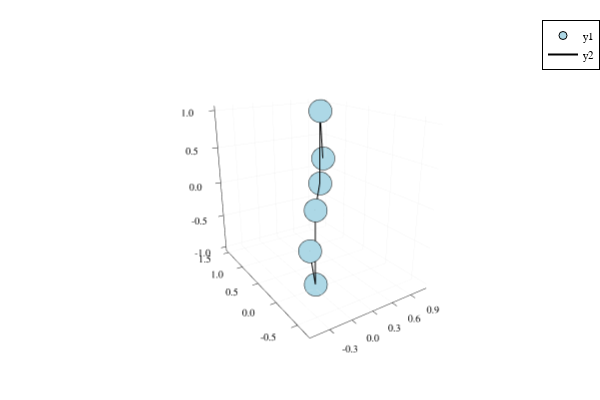

Source (notebook cell):
### Code cell
p = plot()
plotChain!(lastQ,"lightblue")
p

### Figure 1 — Plotly figure (JSON) as saved in the notebook; plotly's stock layout.template omitted (floating-point values rounded to 4 significant figures)
{"data": [{"colorbar": {"title": {"text": ""}}, "legendgroup": "y1", "marker": {"color": "rgba(173, 216, 230, 1.000)", "line": {"color": "rgba(0, 0, 0, 1)", "width": 1}, "size": 8, "symbol": "circle"}, "mode": "markers", "name": "y1", "scene": "scene", "showlegend": true, "type": "scatter3d", "x": [-0.5056, 0, 0, 0.5931, 0.593, 1.121], "xaxis": "x", "y": [-0.6864, 0, 0, 0.8052, 0.8052, 1.522], "yaxis": "y", "z": [-0.08587, -1.0, 0, -5.209e-15, 1.0, 0.1222], "zaxis": "z", "zmax": null, "zmin": null}, {"colorbar": {"title": {"text": ""}}, "legendgroup": "y2", "line": {"color": "rgba(0, 0, 0, 1)", "dash": "solid", "shape": "linear", "width": 2}, "mode": "lines", "name": "y2", "scene": "scene", "showlegend": true, "type": "scatter3d", "x": [-0.5056, 0, 0, 0.5931, 0.593, 1.121], "xaxis": "x", "y": [-0.6864, 0, 0, 0.8052, 0.8052, 1.522], "yaxis": "y", "z": [-0.08587, -1.0, 0, -5.209e-15, 1.0, 0.1222], "zaxis": "z", "zmax": null, "zmin": null}], "layout": {"annotations": [], "height": 400, "legend": {"bgcolor": "rgba(255, 255, 255, 1.000)", "bordercolor": "rgba(0, 0, 0, 1)", "borderwidth": 1, "font": {"color": "rgba(0, 0, 0, 1)", "family": "sans-serif", "size": 11}, "title": {"font": {"color": "rgba(0, 0, 0, 1)", "family": "sans-serif", "size": 15}, "text": ""}, "tracegroupgap": 0, "traceorder": "normal", "x": 1, "xanchor": "auto", "y": 1, "yanchor": "auto"}, "margin": {"b": 20, "l": 0, "r": 0, "t": 20}, "paper_bgcolor": "rgba(255, 255, 255, 1.000)", "plot_bgcolor": "rgba(255, 255, 255, 1.000)", "scene": {"aspectmode": "auto", "aspectratio": {"x": 0.843, "y": 1.144, "z": 1.037}, "camera": {"center": {"x": 0, "y": 0, "z": 0}, "eye": {"x": -1.332, "y": -2.048, "z": 0.8908}, "projection": {"type": "perspective"}, "up": {"x": 0, "y": 0, "z": 1}}, "domain": {"x": [0.06582, 0.9934], "y": [0.03762, 0.9902]}, "xaxis": {"gridcolor": "rgba(0, 0, 0, 0.1)", "gridwidth": 0.5, "linecolor": "rgba(0, 0, 0, 1)", "mirror": false, "range": [-0.5544, 1.17], "showgrid": true, "showline": true, "showticklabels": true, "tickangle": 0, "tickcolor": "rgb(0, 0, 0)", "tickfont": {"color": "rgba(0, 0, 0, 1)", "family": "sans-serif", "size": 11}, "tickmode": "array", "ticks": "inside", "ticktext": ["-0.3", "0.0", "0.3", "0.6", "0.9"], "tickvals": [-0.3, 0, 0.3, 0.6, 0.9], "title": {"font": {"color": "rgba(0, 0, 0, 1)", "family": "sans-serif", "size": 15}, "text": ""}, "type": "linear", "visible": true, "zeroline": false, "zerolinecolor": "rgba(0, 0, 0, 1)"}, "yaxis": {"gridcolor": "rgba(0, 0, 0, 0.1)", "gridwidth": 0.5, "linecolor": "rgba(0, 0, 0, 1)", "mirror": false, "range": [-0.7527, 1.588], "showgrid": true, "showline": true, "showticklabels": true, "tickangle": 0, "tickcolor": "rgb(0, 0, 0)", "tickfont": {"color": "rgba(0, 0, 0, 1)", "family": "sans-serif", "size": 11}, "tickmode": "array", "ticks": "inside", "ticktext": ["-0.5", "0.0", "0.5", "1.0", "1.5"], "tickvals": [-0.5, 0, 0.5, 1, 1.5], "title": {"font": {"color": "rgba(0, 0, 0, 1)", "family": "sans-serif", "size": 15}, "text": ""}, "type": "linear", "visible": true, "zeroline": false, "zerolinecolor": "rgba(0, 0, 0, 1)"}, "zaxis": {"gridcolor": "rgba(0, 0, 0, 0.1)", "gridwidth": 0.5, "linecolor": "rgba(0, 0, 0, 1)", "mirror": false, "range": [-1.06, 1.06], "showgrid": true, "showline": true, "showticklabels": true, "tickangle": 0, "tickcolor": "rgb(0, 0, 0)", "tickfont": {"color": "rgba(0, 0, 0, 1)", "family": "sans-serif", "size": 11}, "tickmode": "array", "ticks": "inside", "ticktext": ["-1.0", "-0.5", "0.0", "0.5", "1.0"], "tickvals": [-1, -0.5, 0, 0.5, 1], "title": {"font": {"color": "rgba(0, 0, 0, 1)", "family": "sans-serif", "size": 15}, "text": ""}, "type": "linear", "visible": true, "zeroline": false, "zerolinecolor": "rgba(0, 0, 0, 1)"}}, "showlegend": true, "width": 600}}
